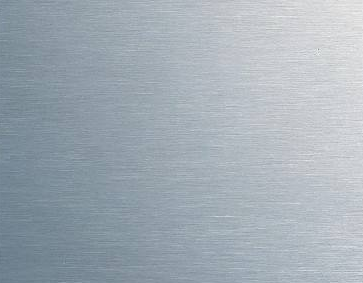
%> input picture gg/image - 副本/0.png, 363 x 283 px
$ octave --eval "result = MaxEntropy(imread('../image - 副本/0.png'));"   (GNU Octave 9; MATLAB toolbox functions it lacks are replaced by stand-ins)
%> lines starting %> are read from the running program, lines starting %| are printed output that depends on the picture; in (x1, y1, x2, y2) boxes, pixels count from 0 and x2, y2 are one past the last pixel; in counts of white or black regions, pixels touching at a corner belong together; the program's own positions count from 1
function [ Y,index,result ] = MaxEntropy( im )
%MAXENTROPY 求输入图像的熵
%   im:待求熵图像 Y:分割后图像 index:最大熵对应灰度 result:最大熵值
    I=rgb2gray(im); %读入图像
    I = histeq(I);
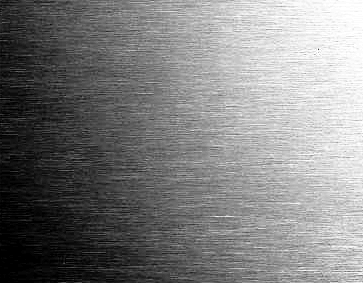
%> I: size 283x363 uint8; min 0, max 255, mean 126.9
    h=imhist(I);          %画出灰度直方图
%> h = 256 values, max 2749 at index 78, min 0 at index 2, mean 401.3
    h1=h;
%> h1 has the same summary as h
    len=length(h);     %求出所有的可能灰度
%> len = 256
    [m,n]=size(I);        %求出图像的大小
%> m = 283; n = 363
    h1=(h1+eps)/(m*n);            %算出各灰度点出现的概率
%> h1 = 256 values, max 0.0268 at index 78, min 2.16e-21 at index 2, mean 0.00391

    for i=1:(len-1)
        if h(i)~=0
            P1=sum(h1(1:i));
            P2=sum(h1((i+1):len));
        else
            continue;
        end
        H1(i)=-(sum(P1.*log(P1)));
        H2(i)=-(sum(P2.*log(P2)));
        H(i)=H1(i)+H2(i);
    end
%> this loop made 255 passes
%> (P1, P2) on passes 1, 5, 9, 13, 17, 21, 25, 29, 33, 37, 41, 46: (0.0208, 0.979), (0.0334, 0.967), (0.0482, 0.952), (0.0659, 0.934), (0.0755, 0.925), (0.0977, 0.902), (0.109, 0.891), (0.132, 0.868), (0.144, 0.856), (0.155, 0.845), (0.179, 0.821), (0.192, 0.808)
%> after the loop, H = 252 values, max 0.693 at index 126, min 0 at index 2, mean 0.127; H1 = 252 values, max 0.368 at index 94, min 0 at index 2, mean 0.0634; H2 = 252 values, max 0.368 at index 163, min 0 at index 2, mean 0.0632; P1 = 0.992; P2 = 0.00822

    result=max(H);
%> result = 0.693
    index=find(H==result);
%> index = 126
    Y=I;
    for a=1:m;
       for b=1:n;
           if Y(a,b)>=index;
               Y(a,b)=0;
           else
               Y(a,b)=255;
           end
       end
    end
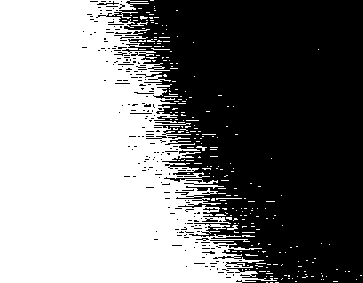
%> Y: size 283x363 uint8; 49.8% white; 247 white regions (240 under 20 px), largest, box (x1, y1, x2, y2) and area: (0, 0, 277, 283) 50058, (227, 225, 238, 230) 30, (131, 22, 148, 26) 29
end

$ run again, on gg/image - 副本/1.png
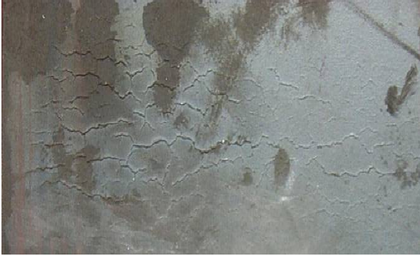
%> input picture gg/image - 副本/1.png, 420 x 256 px, shrunk from 589 x 359 before the run
%> in MaxEntropy, `I = histeq(I);`:
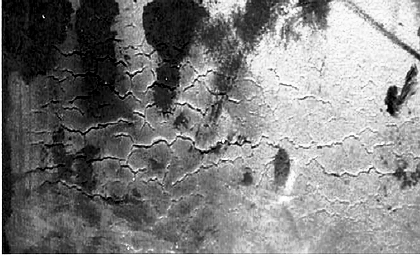
%> I: size 256x420 uint8; min 0, max 255, mean 127
%> h = 256 values, max 3108 at index 207, min 0 at index 2, mean 420
%> in MaxEntropy, `h1=h;`: h1 has the same summary as h
%> in MaxEntropy, `h1=(h1+eps)/(m*n);`: h1 = 256 values, max 0.0289 at index 207, min 2.07e-21 at index 2, mean 0.00391
%> the loop in MaxEntropy, `for i=1:(len-1)` made 255 passes
%> (P1, P2) on passes 1, 5, 9, 13, 17, 21, 25, 29: (0.0234, 0.977), (0.0348, 0.965), (0.0512, 0.949), (0.0607, 0.939), (0.082, 0.918), (0.0939, 0.906), (0.116, 0.884), (0.125, 0.875)
%> after the loop in MaxEntropy, `for i=1:(len-1)`: H = 252 values, max 0.693 at index 126, min 0 at index 2, mean 0.125; H1 = 252 values, max 0.368 at index 90, min 0 at index 2, mean 0.0626; H2 = 252 values, max 0.368 at index 159, min 0 at index 2, mean 0.062; P1 = 0.992; P2 = 0.00804
%> result = 0.693
%> index = 126
%> after the loop in MaxEntropy, `for a=1:m;`:
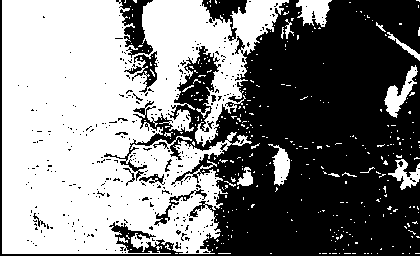
%> Y: size 256x420 uint8; 50.4% white; 360 black regions (346 under 20 px), largest, box (x1, y1, x2, y2) and area: (0, 0, 420, 256) 49291, (116, 0, 153, 58) 1032, (202, 0, 247, 41) 738

$ run again, on gg/image - 副本/3.png
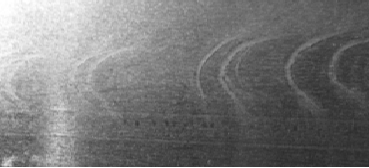
%> input picture gg/image - 副本/3.png, 369 x 168 px
%> in MaxEntropy, `I = histeq(I);`:
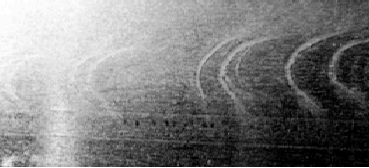
%> I: size 168x369 uint8; min 0, max 255, mean 126.3
%> h = 256 values, max 1501 at index 25, min 0 at index 2, mean 242.2
%> in MaxEntropy, `h1=h;`: h1 has the same summary as h
%> in MaxEntropy, `h1=(h1+eps)/(m*n);`: h1 = 256 values, max 0.0242 at index 25, min 3.58e-21 at index 2, mean 0.00391
%> the loop in MaxEntropy, `for i=1:(len-1)` made 255 passes
%> (P1, P2) on passes 1, 5, 9, 13, 17, 21, 25, 29: (0.0186, 0.981), (0.0368, 0.963), (0.0528, 0.947), (0.0619, 0.938), (0.0813, 0.919), (0.0925, 0.907), (0.117, 0.883), (0.129, 0.871)
%> after the loop in MaxEntropy, `for i=1:(len-1)`: H = 252 values, max 0.693 at index 126, min 0 at index 2, mean 0.126; H1 = 252 values, max 0.368 at index 90, min 0 at index 2, mean 0.0632; H2 = 252 values, max 0.368 at index 159, min 0 at index 2, mean 0.0632; P1 = 0.992; P2 = 0.00795
%> result = 0.693
%> index = 126
%> after the loop in MaxEntropy, `for a=1:m;`:
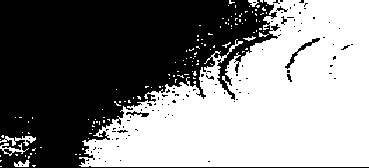
%> Y: size 168x369 uint8; 50.6% white; 107 black regions (101 under 20 px), largest, box (x1, y1, x2, y2) and area: (0, 0, 369, 168) 29987, (285, 38, 320, 69) 148, (126, 111, 149, 117) 61, (276, 6, 288, 12) 26, (281, 16, 287, 25) 24, (287, 74, 292, 82) 23
